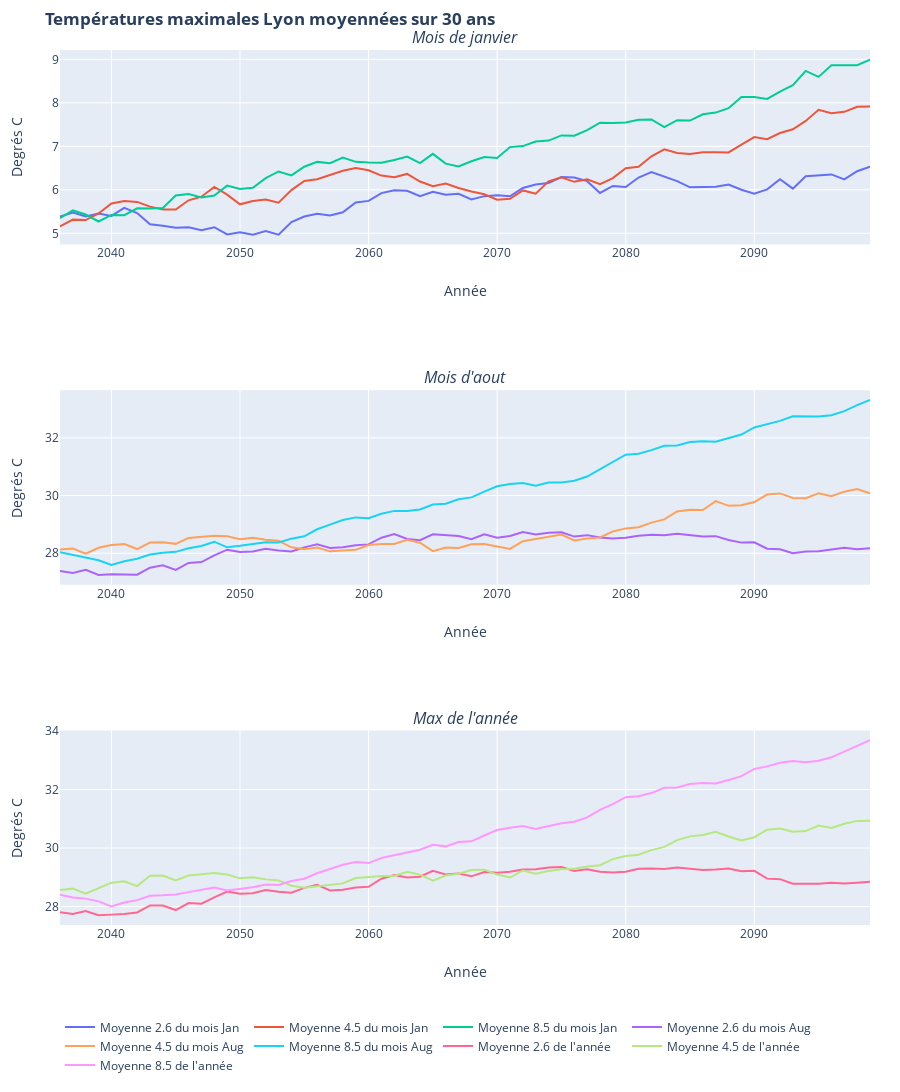

Here is the notebook cell this chart was saved with:
### Markdown cell above
#### Diagramme Lyon
Le diagramme ci-dessous  représente l'évolution sur `yearPeriod` années de la température dans la région Lyonnaise.(Décommenter la dernière ligne du bloc pour afficher la figure)

### Code cell
q = 0
trace26_0 = go.Scatter(
    x = Lyon_year[firstPlotYear:lastPlotYear],
    y = moyMAreaInterval_Lyon_26[q,:],
    name ='Moyenne 2.6 du mois %s'%Lyon_month[calcMonth[q]]
)
trace45_0 = go.Scatter(
    x = Lyon_year[firstPlotYear:lastPlotYear],
    y = moyMAreaInterval_Lyon_45[q,:],
    name ='Moyenne 4.5 du mois %s'%Lyon_month[calcMonth[q]]
)
trace85_0 = go.Scatter(
    x = Lyon_year[firstPlotYear:lastPlotYear],
    y = moyMAreaInterval_Lyon_85[q,:],
    name ='Moyenne 8.5 du mois %s'%Lyon_month[calcMonth[q]]
)

q = 1
trace26_1 = go.Scatter(
    x = Lyon_year[firstPlotYear:lastPlotYear],
    y = moyMAreaInterval_Lyon_26[q,:],
    name ='Moyenne 2.6 du mois %s'%Lyon_month[calcMonth[q]]
)
trace45_1 = go.Scatter(
    x = Lyon_year[firstPlotYear:lastPlotYear],
    y = moyMAreaInterval_Lyon_45[q,:],
    name ='Moyenne 4.5 du mois %s'%Lyon_month[calcMonth[q]]
)

trace85_1 = go.Scatter(
    x = Lyon_year[firstPlotYear:lastPlotYear],
    y = moyMAreaInterval_Lyon_85[q,:],
    name ='Moyenne 8.5 du mois %s'%Lyon_month[calcMonth[q]]
)

q = 2
trace26_2 = go.Scatter(
    x = Lyon_year[firstPlotYear:lastPlotYear],
    y = moyMAreaInterval_Lyon_26[q,:],
    name ="Moyenne 2.6 de l'année"
)
trace45_2 = go.Scatter(
    x = Lyon_year[firstPlotYear:lastPlotYear],
    y = moyMAreaInterval_Lyon_45[q,:],
    name ="Moyenne 4.5 de l'année"
)

trace85_2 = go.Scatter(
    x = Lyon_year[firstPlotYear:lastPlotYear],
    y = moyMAreaInterval_Lyon_85[q,:],
    name ="Moyenne 8.5 de l'année"
)

fig = subplots.make_subplots(rows=3, 
                          cols=1, 
                          subplot_titles=("<i>Mois de janvier</i>","<i>Mois d'aout</i>","<i>Max de l'année</i>"))

fig.append_trace(trace26_0, 1, 1)
fig.append_trace(trace45_0, 1, 1)
fig.append_trace(trace85_0, 1, 1)
fig.append_trace(trace26_1, 2, 1)
fig.append_trace(trace45_1, 2, 1)
fig.append_trace(trace85_1, 2, 1)
fig.append_trace(trace26_2, 3, 1)
fig.append_trace(trace45_2, 3, 1)
fig.append_trace(trace85_2, 3, 1)

fig.update_xaxes(title_text="Année", row=1, col=1)
fig.update_xaxes(title_text="Année", row=2, col=1)
fig.update_xaxes(title_text="Année", row=3, col=1)

fig.update_yaxes(title_text="Degrés C", row=1, col=1)
fig.update_yaxes(title_text="Degrés C", row=2, col=1)
fig.update_yaxes(title_text="Degrés C", row=3, col=1)

fig['layout']['margin'] = {'l': 60, 'r': 30, 'b': 50, 't': 50}
fig['layout'].update(autosize = False, height=1200, width=900, title='<b>Températures maximales Lyon moyennées sur 30 ans</b>')

fig.update_layout(legend_orientation="h")

py.iplot(fig, filename='basic-line')
